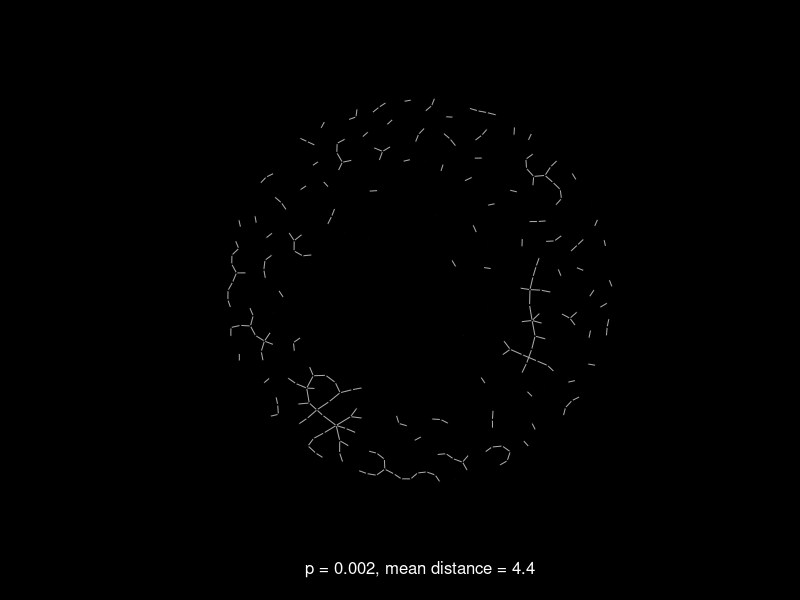
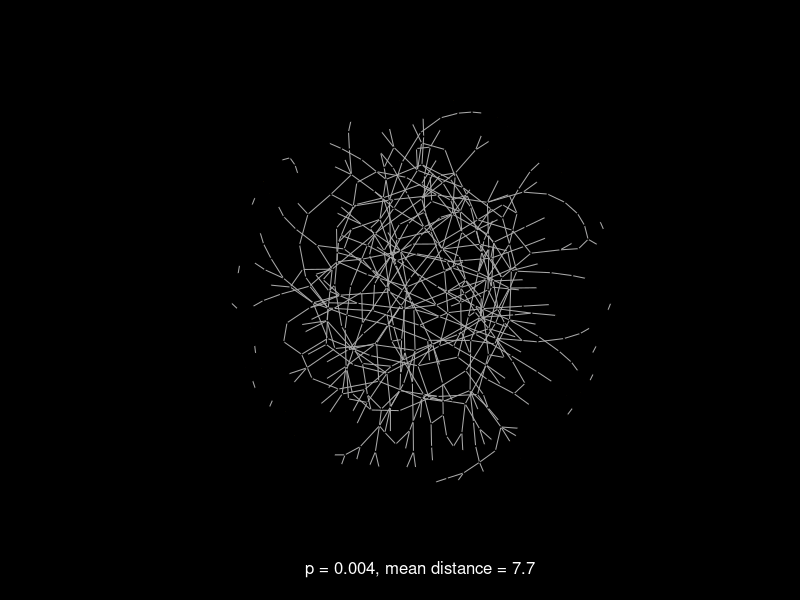
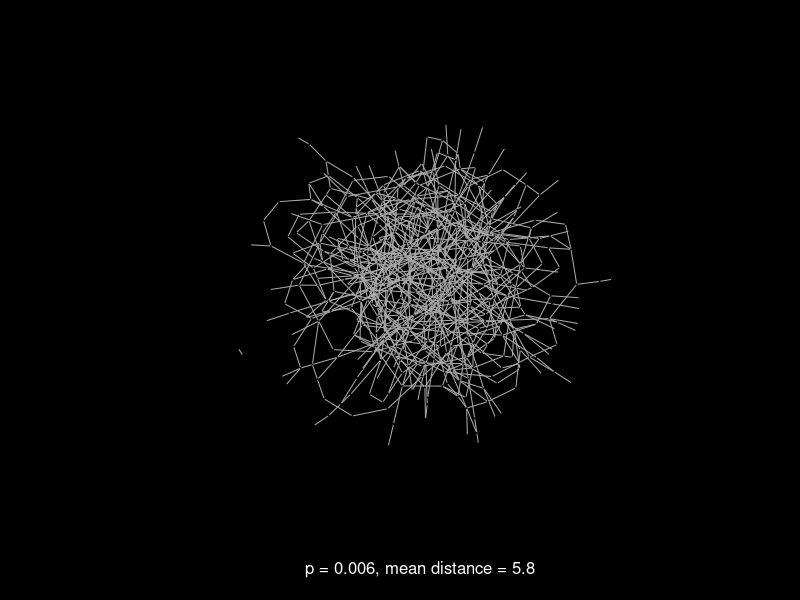
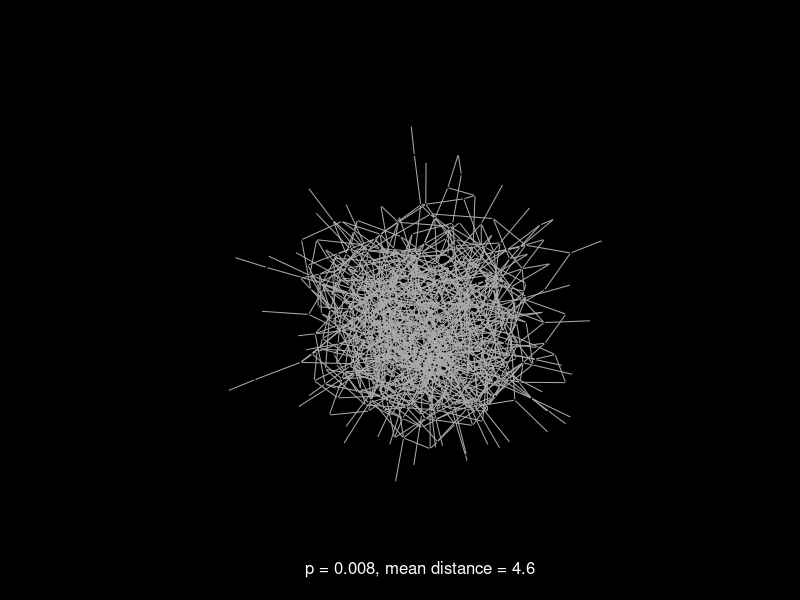
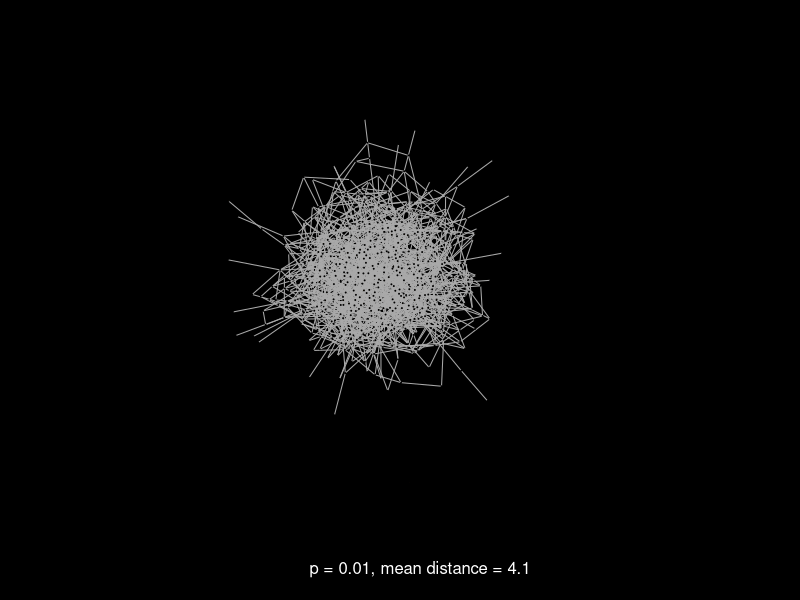
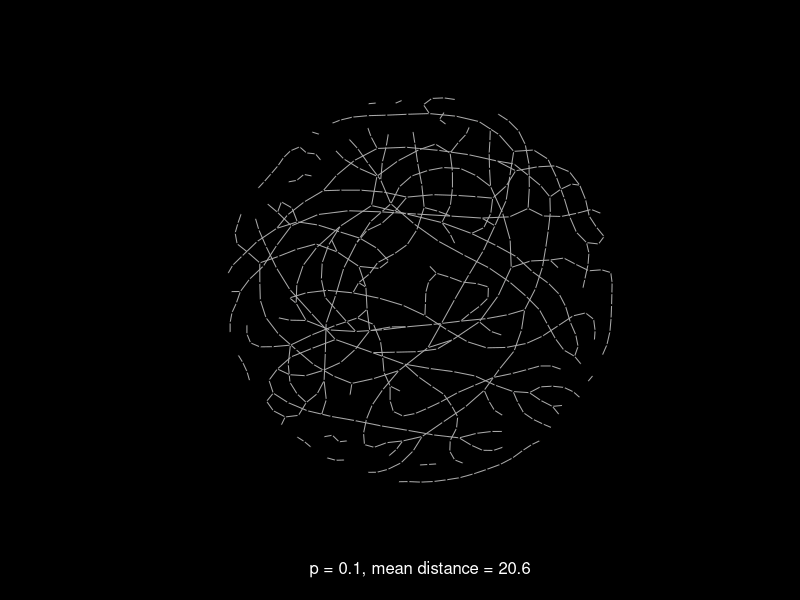
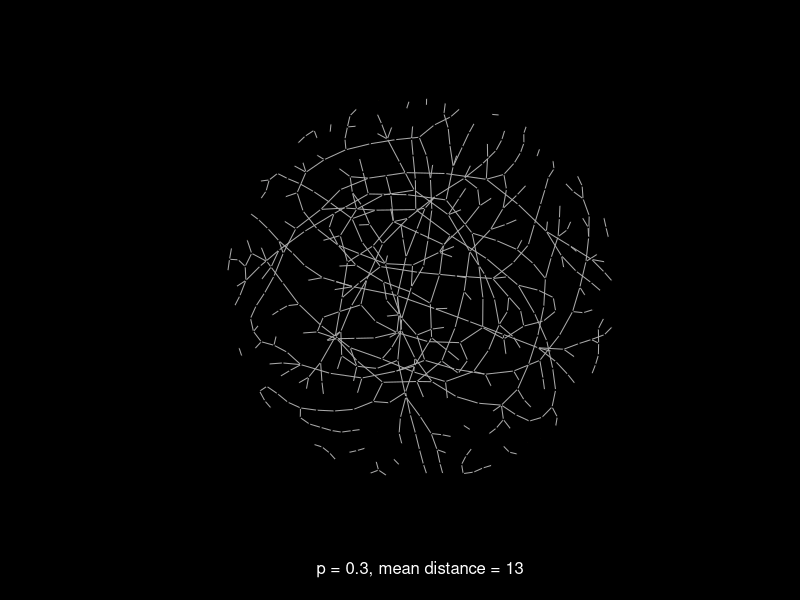
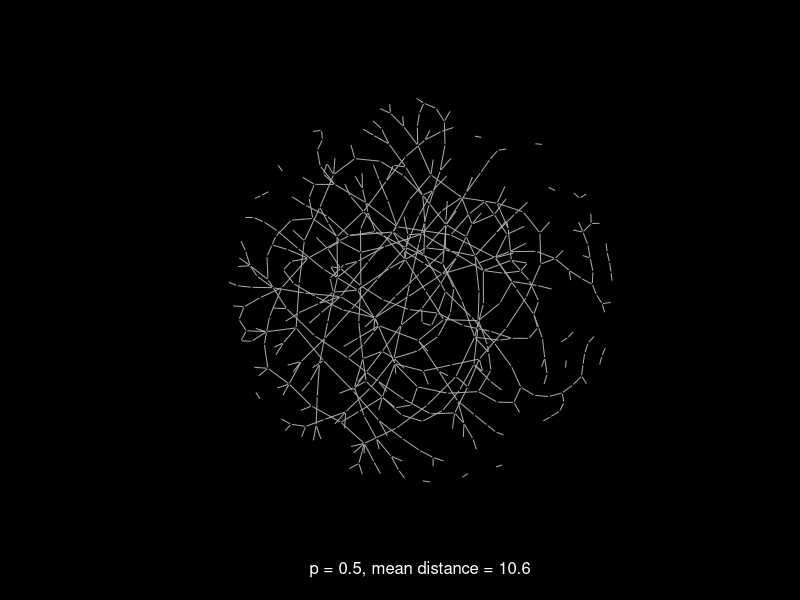

R code for these plots, in order:
# This program cleans publicly available FDA TIMS violations data
# hautahi

# Packages
library(dplyr)
library(igraph)

# -----------------------
# Erdos-Renyi Model
# -----------------------

P=c(0.002,0.004,0.006,0.008,0.01)

i=1
g <- erdos.renyi.game(500, P[i], type = "gnp")
png(paste("./output/",P[i],"ER.png",sep=""))
par(bg = "black",col.lab="white")
plot(g,vertex.label= NA, edge.arrow.size=0.02,vertex.size = 0.5, xlab = paste("p = ",P[i],", mean distance = ",round(mean_distance(g),1),sep=""))
dev.off()

i=i+1
g <- erdos.renyi.game(500, P[i], type = "gnp")
png(paste("./output/",P[i],"ER.png",sep=""))
par(bg = "black",col.lab="white")
plot(g,vertex.label= NA, edge.arrow.size=0.02,vertex.size = 0.5, xlab = paste("p = ",P[i],", mean distance = ",round(mean_distance(g),1),sep=""))
dev.off()

i=i+1
g <- erdos.renyi.game(500, P[i], type = "gnp")
png(paste("./output/",P[i],"ER.png",sep=""))
par(bg = "black",col.lab="white")
plot(g,vertex.label= NA, edge.arrow.size=0.02,vertex.size = 0.5, xlab = paste("p = ",P[i],", mean distance = ",round(mean_distance(g),1),sep=""))
dev.off()

i=i+1
g <- erdos.renyi.game(500, P[i], type = "gnp")
png(paste("./output/",P[i],"ER.png",sep=""))
par(bg = "black",col.lab="white")
plot(g,vertex.label= NA, edge.arrow.size=0.02,vertex.size = 0.5, xlab = paste("p = ",P[i],", mean distance = ",round(mean_distance(g),1),sep=""))
dev.off()

i=i+1
g <- erdos.renyi.game(500, P[i], type = "gnp")
png(paste("./output/",P[i],"ER.png",sep=""))
par(bg = "black",col.lab="white")
plot(g,vertex.label= NA, edge.arrow.size=0.02,vertex.size = 0.5, xlab = paste("p = ",P[i],", mean distance = ",round(mean_distance(g),1),sep=""))
dev.off()

# -----------------------
# Watts-Strogatz Models
# -----------------------

P=c(0.1,0.3,0.5,0.7,0.9)

i=1
g <- sample_smallworld(1, 500, 1, P[i], loops = FALSE, multiple = FALSE)
png(paste("./output/",P[i],"WS.png",sep=""))
par(bg = "black",col.lab="white")
plot(g,vertex.label= NA, edge.arrow.size=0.02,vertex.size = 0.5, xlab = paste("p = ",P[i],", mean distance = ",round(mean_distance(g),1),sep=""))
dev.off()

i=i+1
g <- sample_smallworld(1, 500, 1, P[i], loops = FALSE, multiple = FALSE)
png(paste("./output/",P[i],"WS.png",sep=""))
par(bg = "black",col.lab="white")
plot(g,vertex.label= NA, edge.arrow.size=0.02,vertex.size = 0.5, xlab = paste("p = ",P[i],", mean distance = ",round(mean_distance(g),1),sep=""))
dev.off()

i=i+1
g <- sample_smallworld(1, 500, 1, P[i], loops = FALSE, multiple = FALSE)
png(paste("./output/",P[i],"WS.png",sep=""))
par(bg = "black",col.lab="white")
plot(g,vertex.label= NA, edge.arrow.size=0.02,vertex.size = 0.5, xlab = paste("p = ",P[i],", mean distance = ",round(mean_distance(g),1),sep=""))
dev.off()

i=i+1
g <- sample_smallworld(1, 500, 1, P[i], loops = FALSE, multiple = FALSE)
png(paste("./output/",P[i],"WS.png",sep=""))
par(bg = "black",col.lab="white")
plot(g,vertex.label= NA, edge.arrow.size=0.02,vertex.size = 0.5, xlab = paste("p = ",P[i],", mean distance = ",round(mean_distance(g),1),sep=""))
dev.off()

i=i+1
g <- sample_smallworld(1, 500, 1, P[i], loops = FALSE, multiple = FALSE)
png(paste("./output/",P[i],"WS.png",sep=""))
par(bg = "black",col.lab="white")
plot(g,vertex.label= NA, edge.arrow.size=0.02,vertex.size = 0.5, xlab = paste("p = ",P[i],", mean distance = ",round(mean_distance(g),1),sep=""))
dev.off()